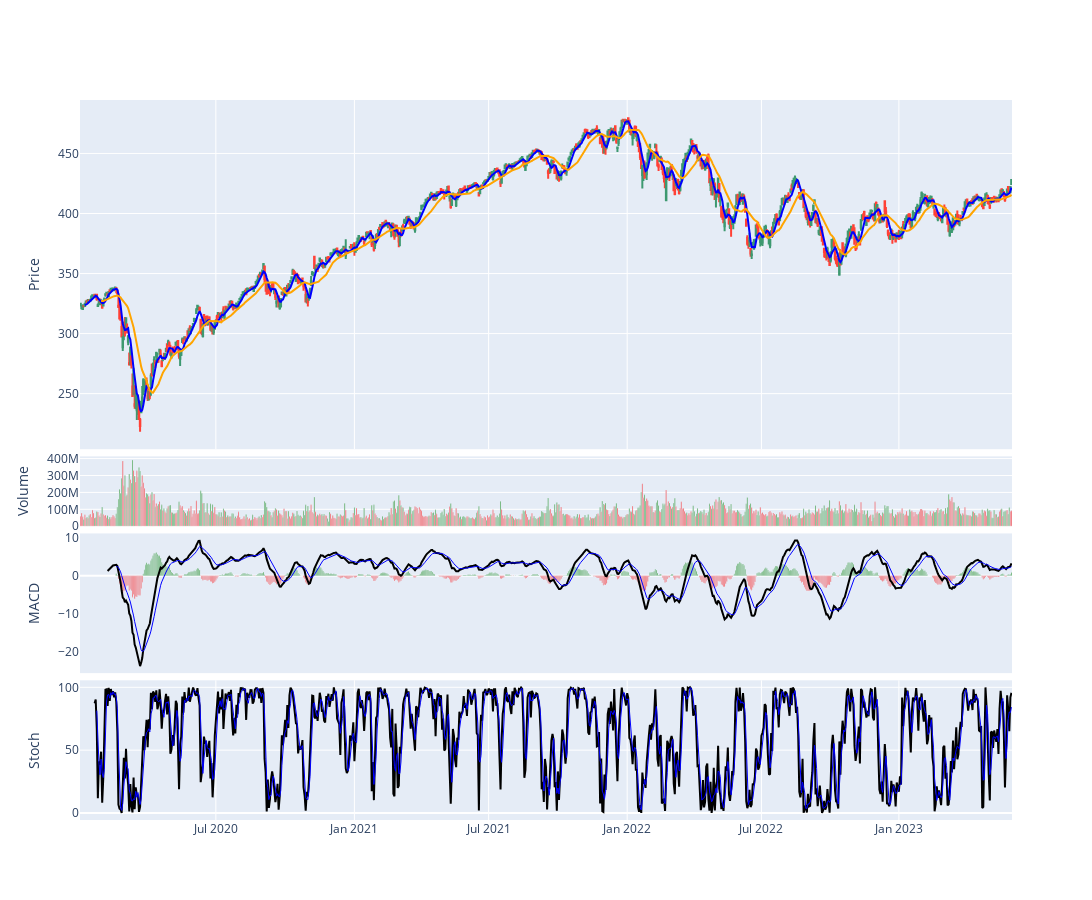

Notebook cell for this chart:
### Code cell
# 在初始化 fig 變量時添加子圖屬性
# add subplot properties when initiliazing fig variable
fig = make_subplots(rows=4, cols=1, shared_xaxes=True,
                    vertical_spacing=0.01, 
                    row_heights=[0.5,0.1,0.2,0.2])
                    
# Plot OHLC on 1st subplot (using the codes from before)
fig.add_trace(go.Candlestick(x=df.index,
                             open=df['Open'],
                             high=df['High'],
                             low=df['Low'],
                             close=df['Close'], 
                             showlegend=False))
# add moving average traces
fig.add_trace(go.Scatter(x=df.index, 
                         y=df['MA5'], 
                         line=dict(color='blue', width=2), 
                         name='MA 5'))
fig.add_trace(go.Scatter(x=df.index, 
                         y=df['MA20'], 
                         line=dict(color='orange', width=2), 
                         name='MA 20'))

# Plot volume trace on 2nd row 
colors = ['green' if row['Open'] - row['Close'] >= 0 
          else 'red' for index, row in df.iterrows()]
fig.add_trace(go.Bar(x=df.index, 
                     y=df['Volume'],
                     marker_color=colors
                    ), row=2, col=1)

# Plot MACD trace on 3rd row
colors = ['green' if val >= 0 
          else 'red' for val in macd.macd_diff()]
fig.add_trace(go.Bar(x=df.index, 
                     y=macd.macd_diff(),
                     marker_color=colors
                    ), row=3, col=1)
fig.add_trace(go.Scatter(x=df.index,
                         y=macd.macd(),
                         line=dict(color='black', width=2)
                        ), row=3, col=1)
fig.add_trace(go.Scatter(x=df.index,
                         y=macd.macd_signal(),
                         line=dict(color='blue', width=1)
                        ), row=3, col=1)

# Plot stochastics trace on 4th row 
fig.add_trace(go.Scatter(x=df.index,
                         y=stoch.stoch(),
                         line=dict(color='black', width=2)
                        ), row=4, col=1)
fig.add_trace(go.Scatter(x=df.index,
                         y=stoch.stoch_signal(),
                         line=dict(color='blue', width=1)
                        ), row=4, col=1)

# update layout by changing the plot size, hiding legends & rangeslider, and removing gaps between dates
fig.update_layout(height=900, width=1200, 
                  showlegend=False, 
                  xaxis_rangeslider_visible=False,
                  xaxis_rangebreaks=[dict(values=dt_breaks)])

# update y-axis label
fig.update_yaxes(title_text="Price", row=1, col=1)
fig.update_yaxes(title_text="Volume", row=2, col=1)
fig.update_yaxes(title_text="MACD", showgrid=False, row=3, col=1)
fig.update_yaxes(title_text="Stoch", row=4, col=1)

fig.show()

### Figure 1 — Plotly figure (JSON) as saved in the notebook; plotly's stock layout.template omitted (floating-point values rounded to 4 significant figures; data arrays with more than 128 entries replaced by an {"elided": "..."} marker saying what was removed)
{"data": [{"close": {"elided": "861 float values"}, "high": {"elided": "861 float values"}, "low": {"elided": "861 float values"}, "open": {"elided": "861 float values"}, "showlegend": false, "type": "candlestick", "x": {"elided": "861 str values"}}, {"line": {"color": "blue", "width": 2}, "name": "MA 5", "type": "scatter", "x": {"elided": "861 str values"}, "y": {"elided": "861 float values"}}, {"line": {"color": "orange", "width": 2}, "name": "MA 20", "type": "scatter", "x": {"elided": "861 str values"}, "y": {"elided": "861 float values"}}, {"marker": {"color": {"elided": "861 str values"}}, "type": "bar", "x": {"elided": "861 str values"}, "xaxis": "x2", "y": {"elided": "861 int values"}, "yaxis": "y2"}, {"marker": {"color": {"elided": "861 str values"}}, "type": "bar", "x": {"elided": "861 str values"}, "xaxis": "x3", "y": {"elided": "861 float values"}, "yaxis": "y3"}, {"line": {"color": "black", "width": 2}, "type": "scatter", "x": {"elided": "861 str values"}, "xaxis": "x3", "y": {"elided": "861 float values"}, "yaxis": "y3"}, {"line": {"color": "blue", "width": 1}, "type": "scatter", "x": {"elided": "861 str values"}, "xaxis": "x3", "y": {"elided": "861 float values"}, "yaxis": "y3"}, {"line": {"color": "black", "width": 2}, "type": "scatter", "x": {"elided": "861 str values"}, "xaxis": "x4", "y": {"elided": "861 float values"}, "yaxis": "y4"}, {"line": {"color": "blue", "width": 1}, "type": "scatter", "x": {"elided": "861 str values"}, "xaxis": "x4", "y": {"elided": "861 float values"}, "yaxis": "y4"}], "layout": {"height": 900, "showlegend": false, "width": 1200, "xaxis": {"anchor": "y", "domain": [0, 1], "matches": "x4", "rangebreaks": [{"values": {"elided": "387 str values"}}], "rangeslider": {"visible": false}, "showticklabels": false}, "xaxis2": {"anchor": "y2", "domain": [0, 1], "matches": "x4", "showticklabels": false}, "xaxis3": {"anchor": "y3", "domain": [0, 1], "matches": "x4", "showticklabels": false}, "xaxis4": {"anchor": "y4", "domain": [0, 1]}, "yaxis": {"anchor": "x", "domain": [0.515, 1], "title": {"text": "Price"}}, "yaxis2": {"anchor": "x2", "domain": [0.408, 0.505], "title": {"text": "Volume"}}, "yaxis3": {"anchor": "x3", "domain": [0.204, 0.398], "showgrid": false, "title": {"text": "MACD"}}, "yaxis4": {"anchor": "x4", "domain": [0, 0.194], "title": {"text": "Stoch"}}}}
